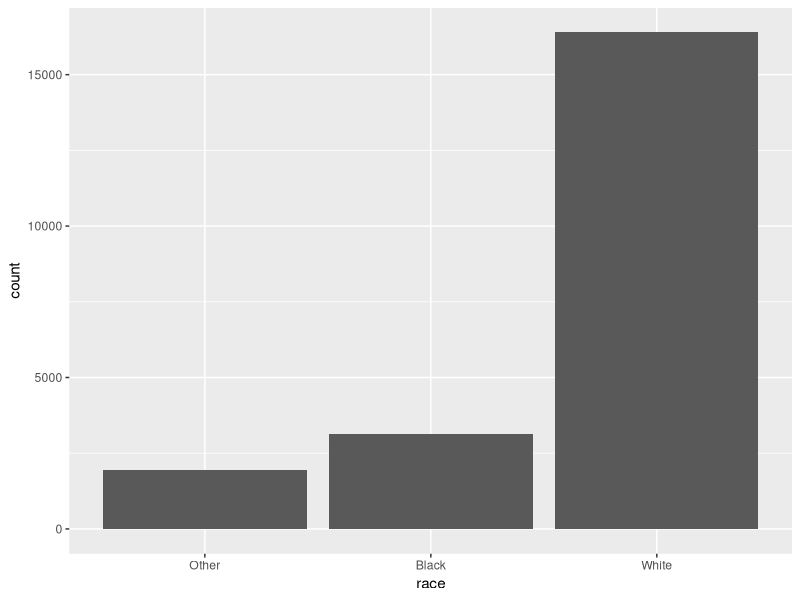
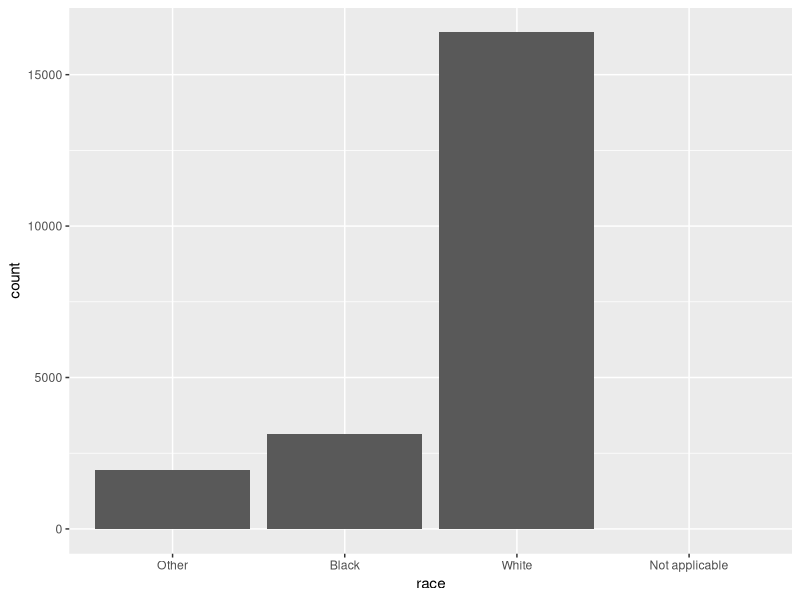
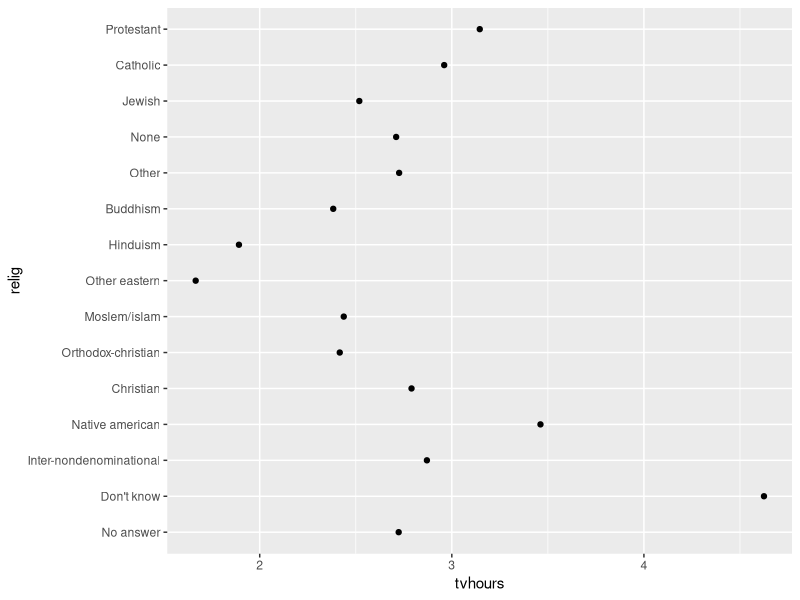
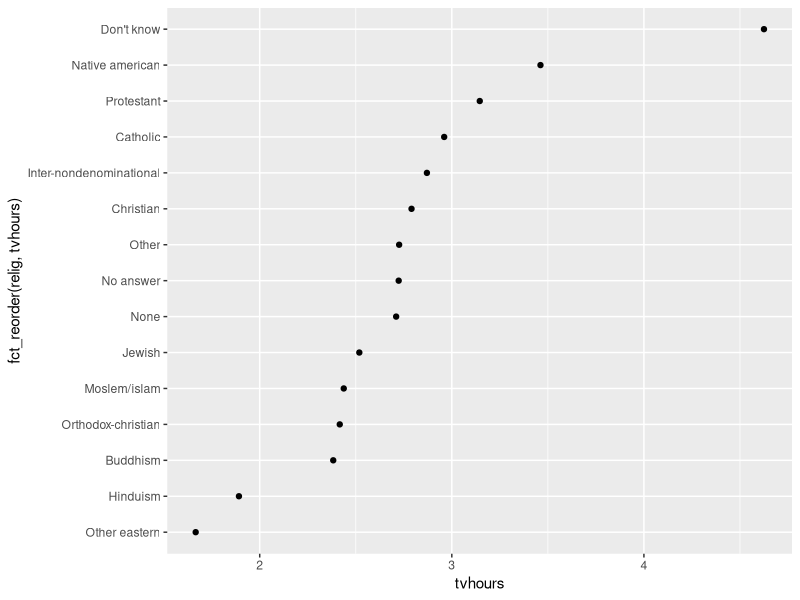
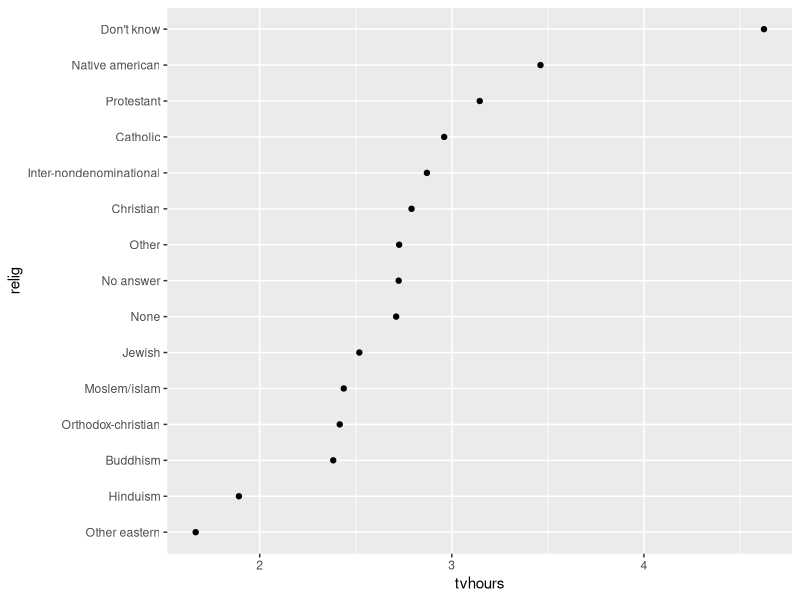
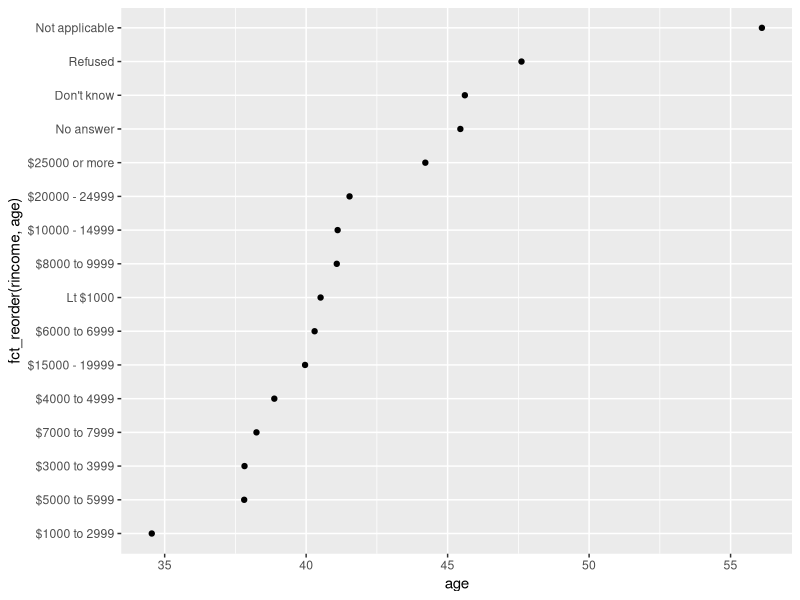

Reproduce these figures in R, in order.
## ---- chunk 1

library(tidyverse)
library(forcats)

# создание фактора 

x1 <- c("Dec", "Apr", "Jan", "Mar") #это не обладает фиксированной последовательностью 

month_levels <- c("Jan", "Feb", "Mar", "Apr", "May", "Jun",
      "Jul", "Aug", "Sep", "Oct", "Nov", "Dec")


y1 <- factor(x1, levels = month_levels) #это обладает 

sort(y1)

#Sometimes you’d prefer that the order of the levels match the order of the first appearance in the data

f1 <- factor(x1, levels = unique(x1)) 

f1

#альтернатива 

f2 <- x1 %>% factor() %>% 
  fct_inorder()

f2

forcats::gss_cat

   gss_cat %>%
      count(race)
   
     ggplot(gss_cat, aes(race)) +
      geom_bar()
     
#By default, ggplot2 will drop levels that don’t have any values. You can force them to display with
     
ggplot(gss_cat, aes(race)) + 
  geom_bar() + 
  scale_x_discrete(drop = FALSE)

  relig <- gss_cat %>%
      group_by(relig) %>%
      summarize(
age = mean(age, na.rm = TRUE),
tvhours = mean(tvhours, na.rm = TRUE), n = n()
      )
  
  ggplot(relig, aes(tvhours, relig)) + 
        geom_point()
  
  #It is difficult to interpret this plot because there’s no overall pattern. We can improve it by reordering the levels of relig using fct_reor der(). fct_reorder() takes three arguments:f, the factor whose levels you want to modify. / x, a numeric vector that you want to use to reorder the levels.
  
 ggplot(relig, aes(tvhours, fct_reorder(relig, tvhours))) +
      geom_point()
 
 #лучше перенести в отдельный мьютэейт

   relig %>%
      mutate(relig = fct_reorder(relig, tvhours)) %>%
      ggplot(aes(tvhours, relig)) +
geom_point()
   
   #То же самое, но с группами по доходам и возрастом 
   
   rincome <- gss_cat %>%
      group_by(rincome) %>%
      summarize(
age = mean(age, na.rm = TRUE),
tvhours = mean(tvhours, na.rm = TRUE), n = n()
)

    ggplot(
      rincome,
      aes(age, fct_reorder(rincome, age))
    ) + 
      geom_point()
    
    

## ---- chunk 2
#Modifing factor levels

#More powerful than changing the orders of the levels is changing their values. 

gss_cat %>% count(partyid)

#fct_recode

gss_cat %>%
      mutate(partyid = fct_recode(partyid,
        "Republican, strong"    = "Strong republican",
        "Republican, weak"      = "Not str republican",
        "Independent, near rep" = "Ind,near rep",
        "Independent, near dem" = "Ind,near dem")) %>%
  count(partyid)

#To combine groups, you can assign multiple old levels to the same new level

#If you want to collapse a lot of levels, fct_collapse() is a useful variant of fct_recode(). For each new variable, you can provide a vector of old levels:

 gss_cat %>%
      mutate(partyid = fct_collapse(partyid,
        other = c("No answer", "Don't know", "Other party"),
        rep = c("Strong republican", "Not str republican"),
        ind = c("Ind,near rep", "Independent", "Ind,near dem"),
        dem = c("Not str democrat", "Strong democrat")
  )) %>%
count(partyid)

#Sometimes you just want to lump together all the small groups to make a plot or table simpler.
 
 gss_cat %>%
      mutate(relig = fct_lump(relig)) %>%
      count(relig)

## ---- chunk 3

